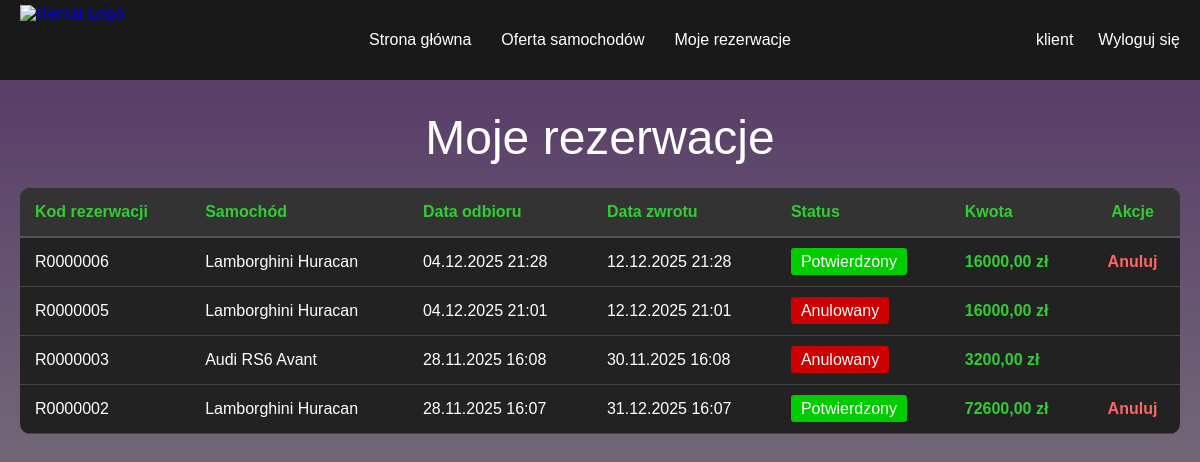
The page /moje-rezerwacje/ (signed in) on the database as committed earlier.
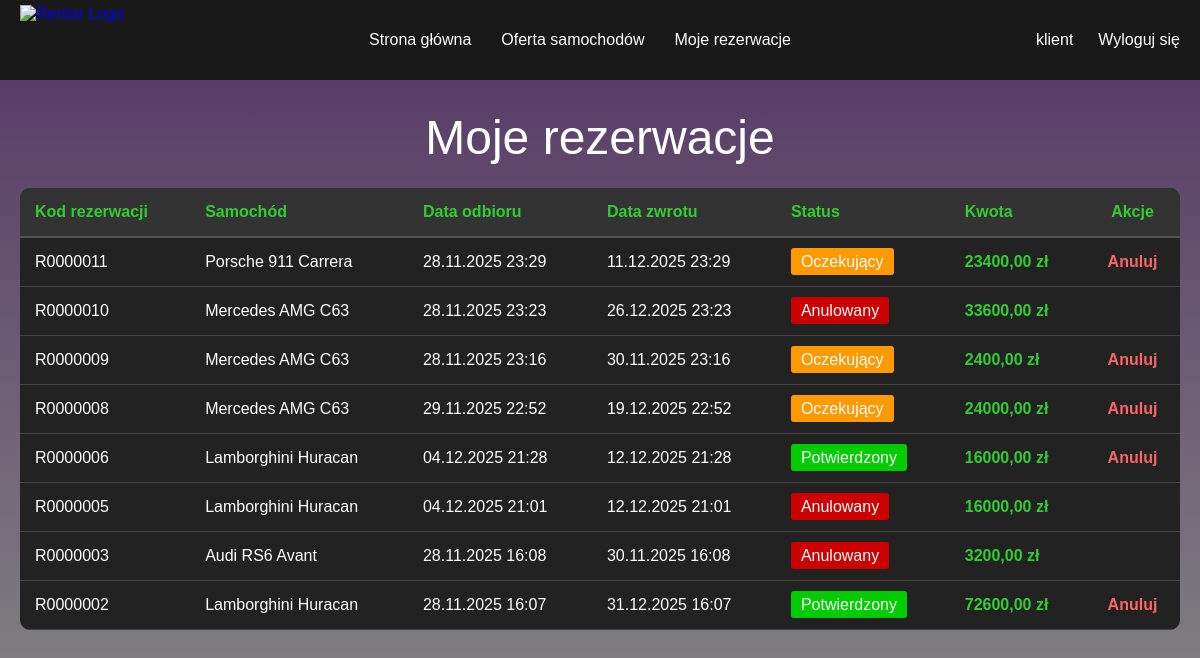
The same page on the database as committed later.
### rentar_app/models.py (models this page shows, shortened)
class Rezerwacja(models.Model):
    STATUS_CHOICES = [
        ('oczekujacy', 'Oczekujący'),
        ('potwierdzony', 'Potwierdzony'),
        ('zakonczony', 'Zakończony'),
        ('anulowany', 'Anulowany'),
    ]
    klient = models.ForeignKey(User, on_delete=models.CASCADE, related_name='rezerwacje_klient')
    imie_klienta = models.CharField(max_length=100, blank=True)
    nazwisko_klienta = models.CharField(max_length=100, blank=True)
    samochod = models.ForeignKey(Samochod, on_delete=models.CASCADE, related_name='rezerwacje')
    data_odbioru = models.DateTimeField()
    data_zwrotu = models.DateTimeField()
    miejsce_odbioru = models.CharField(max_length=200)
    miejsce_zwrotu = models.CharField(max_length=200)
    status = models.CharField(max_length=20, choices=STATUS_CHOICES, default='oczekujacy')
    pracownik_potwierdzajacy = models.ForeignKey(User, on_delete=models.SET_NULL, null=True, blank=True, related_name='rezerwacje_potwierdzone')
    data_utworzenia = models.DateTimeField(auto_now_add=True)
    data_modyfikacji = models.DateTimeField(auto_now=True)
    kod_rezerwacji = models.CharField(max_length=50, unique=True, editable=False)
    kwota_razem = models.DecimalField(max_digits=8, decimal_places=2, default=0)

class Samochod(models.Model):
    STATUS_CHOICES = [
        ('dostepny', 'Dostępny'),
        ('niedostepny', 'Niedostępny'),
    ]
    SKRZYNIA_CHOICES = [
        ('manualna', 'Manualna'),
        ('automatyczna', 'Automatyczna'),
    ]
    NAPED_CHOICES = [
        ('rwd', 'RWD'),
        ('awd', 'AWD'),
        ('fwd', 'FWD'),
    ]
    nazwa = models.CharField(max_length=100)
    rocznik = models.IntegerField()
    pojemnosc_silnika = models.CharField(max_length=50)
    moc = models.IntegerField()
    przyspieszenie = models.CharField(max_length=50)
    predkosc_maksymalna = models.IntegerField()
    skrzynia_biegow = models.CharField(max_length=20, choices=SKRZYNIA_CHOICES)
    liczba_miejsc = models.IntegerField()
    naped = models.CharField(max_length=10, choices=NAPED_CHOICES)
    cena_za_dobe = models.DecimalField(max_digits=8, decimal_places=2)
    status = models.CharField(max_length=20, choices=STATUS_CHOICES, default='dostepny')
    kod_samochodu = models.CharField(max_length=50, unique=True, editable=False)
    zdjecie = models.ImageField(upload_to='samochody/', null=True, blank=True)
    data_utworzenia = models.DateTimeField(auto_now_add=True)

### rentar_app/views.py (the view)
# urls.py: path('moje-rezerwacje/', views.moje_rezerwacje, name='moje_rezerwacje'),
@login_required(login_url='login')
def moje_rezerwacje(request):
    try:
        uzytkownik=Uzytkownik.objects.get(user=request.user)
        if uzytkownik.rola!='klient':
            messages.error(request,'Dostęp tylko dla klientów.')
            return redirect('index')
    except Uzytkownik.DoesNotExist:
        messages.error(request,'Błąd: profil użytkownika nie istnieje.')
        return redirect('index')
    rezerwacje=Rezerwacja.objects.filter(klient=request.user).order_by('-data_utworzenia')
    context={'rezerwacje':rezerwacje}
    return render(request,'moje_rezerwacje.html',context)

### rentar_app/templates/moje_rezerwacje.html (shortened to what this page needs)
{% extends 'base.html' %}
{% block content %}
<div style="max-width: 1200px;margin: 30px auto;padding: 0 20px;">
    <h1 class="tytul">Moje rezerwacje</h1>
    {% if rezerwacje %}
        <div style="overflow-x: auto;">
            <table style="width: 100%;background-color: #222222;border-collapse: collapse;">
                <thead>
                    <tr style="background-color: #333;">
                        <th style="color: limegreen;padding: 15px;text-align: left;border-bottom: 2px solid #555;">Kod rezerwacji</th>
                        <th style="color: limegreen;padding: 15px;text-align: left;border-bottom: 2px solid #555;">Samochód</th>
                        <th style="color: limegreen;padding: 15px;text-align: left;border-bottom: 2px solid #555;">Data odbioru</th>
                        <th style="color: limegreen;padding: 15px;text-align: left;border-bottom: 2px solid #555;">Data zwrotu</th>
                        <th style="color: limegreen;padding: 15px;text-align: left;border-bottom: 2px solid #555;">Status</th>
                        <th style="color: limegreen;padding: 15px;text-align: left;border-bottom: 2px solid #555;">Kwota</th>
                        <th style="color: limegreen;padding: 15px;text-align: center;border-bottom: 2px solid #555;">Akcje</th>
                    </tr>
                </thead>
                <tbody>
                    {% for rezerwacja in rezerwacje %}
                    <tr style="border-bottom: 1px solid #444;">
                        <td style="color: white;padding: 15px;">{{ rezerwacja.kod_rezerwacji }}</td>
                        <td style="color: white;padding: 15px;">{{ rezerwacja.samochod.nazwa }}</td>
                        <td style="color: white;padding: 15px;">{{ rezerwacja.data_odbioru|date:"d.m.Y H:i" }}</td>
                        <td style="color: white;padding: 15px;">{{ rezerwacja.data_zwrotu|date:"d.m.Y H:i" }}</td>
                        <td style="color: white;padding: 15px;">
                            {% if rezerwacja.status == 'oczekujacy' %}
                                <span style="background-color: #ff9900;padding: 5px 10px;border-radius: 3px;">Oczekujący</span>
                            {% elif rezerwacja.status == 'potwierdzony' %}
                                <span style="background-color: #00cc00;padding: 5px 10px;border-radius: 3px;">Potwierdzony</span>
                            {% elif rezerwacja.status == 'zakonczony' %}
                                <span style="background-color: #0099ff;padding: 5px 10px;border-radius: 3px;">Zakończony</span>
                            {% elif rezerwacja.status == 'anulowany' %}
                                <span style="background-color: #cc0000;padding: 5px 10px;border-radius: 3px;">Anulowany</span>
                            {% endif %}
                        </td>
                        <td style="color: limegreen;padding: 15px;font-weight: bold;">{{ rezerwacja.kwota_razem }} zł</td>
                        <td style="color: white;padding: 15px;text-align: center;">
                            {% if rezerwacja.status in 'oczekujacy,potwierdzony' %}
                                <a href="{% url 'anuluj_rezerwacje' rezerwacja.id %}" style="color: #ff6666;text-decoration: none;font-weight: bold;" onclick="return confirm('Na pewno chcesz anulować tę rezerwację?');">
                                    Anuluj
                                </a>
                            {% endif %}
                        </td>
                    </tr>
                    {% endfor %}
                </tbody>
            </table>
        </div>
    {% endif %}
</div>
{% endblock %}

Rows that differ between the two databases and show on the page:
added Rezerwacja: kod_rezerwacji "R0000011", samochod.nazwa "Porsche 911 Carrera", data_odbioru "28.11.2025 23:29", data_zwrotu "11.12.2025 23:29", status "Oczekujący", kwota_razem "23400,00"
added Rezerwacja: kod_rezerwacji "R0000010", samochod.nazwa "Mercedes AMG C63", data_odbioru "28.11.2025 23:23", data_zwrotu "26.12.2025 23:23", status "Anulowany", kwota_razem "33600,00"
added Rezerwacja: kod_rezerwacji "R0000009", samochod.nazwa "Mercedes AMG C63", data_odbioru "28.11.2025 23:16", data_zwrotu "30.11.2025 23:16", status "Oczekujący", kwota_razem "2400,00"
added Rezerwacja: kod_rezerwacji "R0000008", samochod.nazwa "Mercedes AMG C63", data_odbioru "29.11.2025 22:52", data_zwrotu "19.12.2025 22:52", status "Oczekujący", kwota_razem "24000,00"
